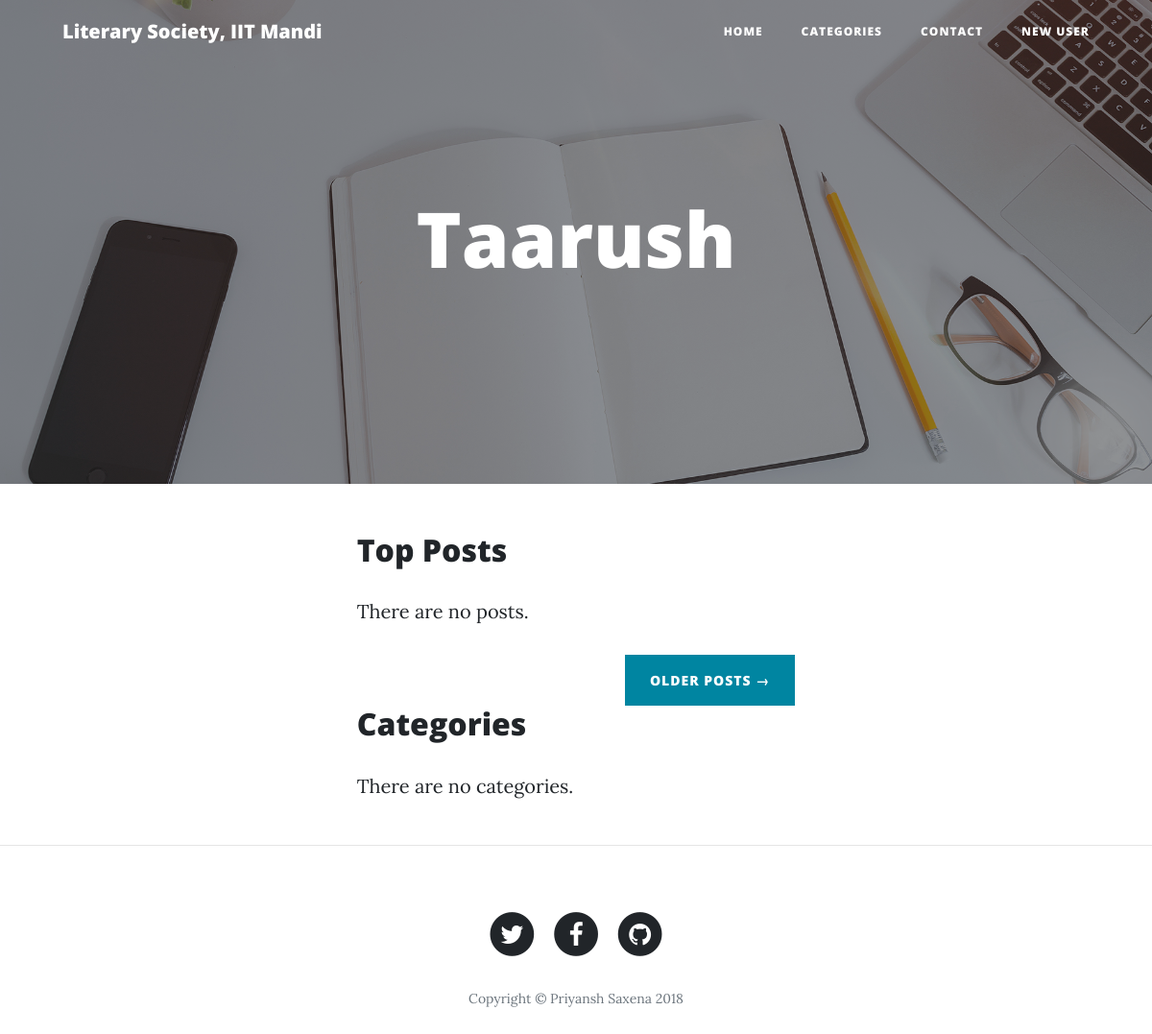
Before: / with the older database file.
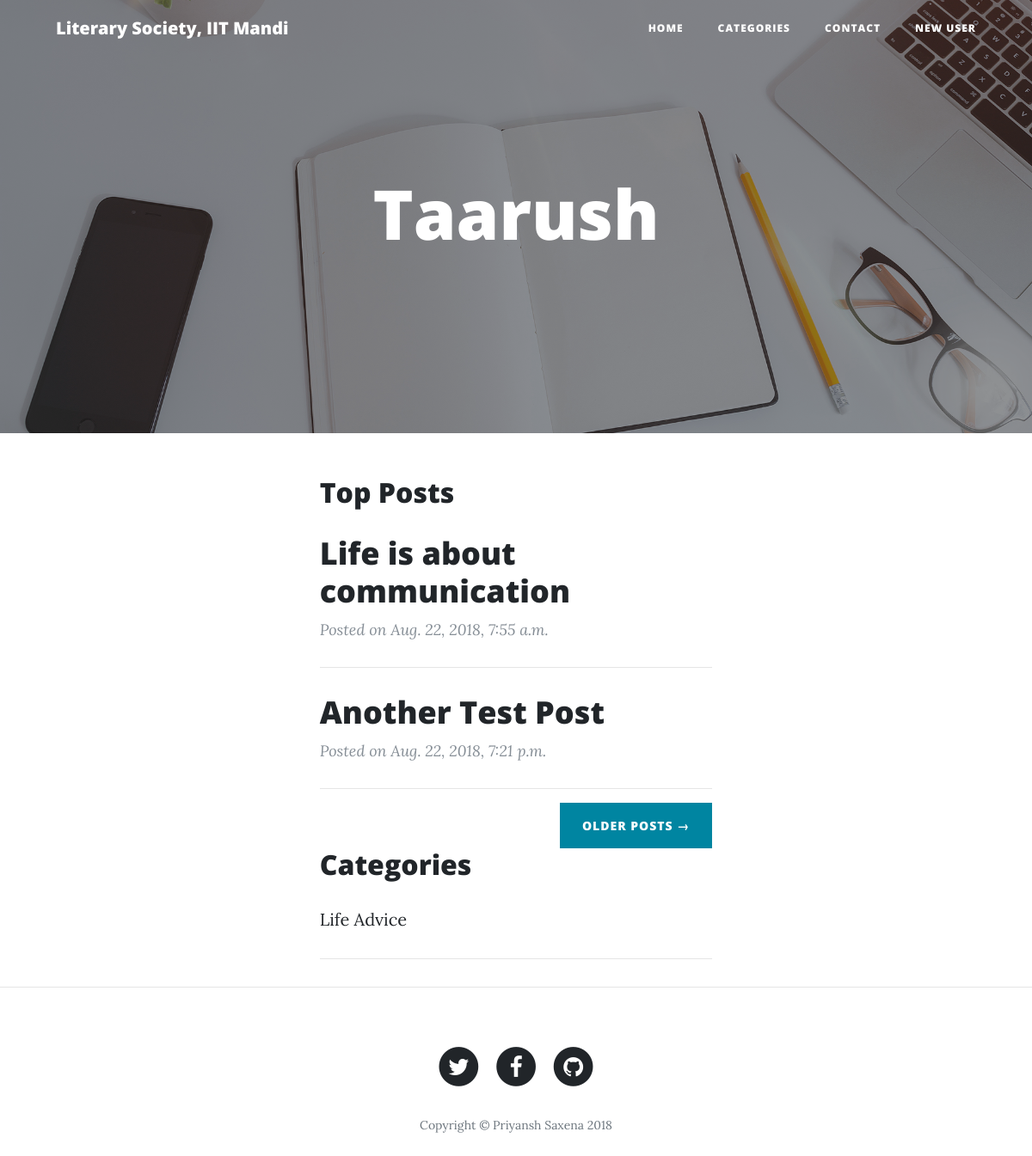
After: the same page with the newer database file.
### anon_blog/models.py (models this page shows, shortened)
class Blog(models.Model):
    title = models.CharField(max_length=100, unique=True)
    slug = models.SlugField(max_length=100, unique=True)
    body = models.TextField()
    posted = models.DateTimeField(db_index=True, auto_now_add=True)
    category = models.ForeignKey('anon_blog.Category',
       on_delete=models.CASCADE,)
    @permalink
    def get_absolute_url(self):
        return ('viewpost', None, { 'slug': self.slug })

class Category(models.Model):
    title = models.CharField(max_length=100, db_index=True)
    slug = models.SlugField(max_length=100, db_index=True)
    @permalink
    def get_absolute_url(self):
        return ('viewcategory', None, { 'slug': self.slug })

### anon_blog/views.py (the view)
# urls.py: path('', views.index, name='index'),
def index(request):
    return render_to_response('index.html', {
        'categories': Category.objects.all(),
        'posts': Blog.objects.all()[:5]
    })

### anon_blog/templates/index.html (shortened to what this page needs)
{% extends 'base.html' %}
{% block content %}
    <div class="container">
      <div class="row">
        <div class="col-lg-8 col-md-10 mx-auto">
            <h2>Top Posts</h2>
            {% if posts %}
                {% for post in posts %}
                    <div class="post-preview">
                        <a href="{{ post.get_absolute_url }}">
                            <h2 class="post-title">
                                {{ post.title }}
                            </h2>
                        </a>
                        <p class="post-meta">
                            Posted on {{ post.posted }}
                        </p>
                    </div>
                    <hr>
                {% endfor %}
            {% else %}
                <p>There are no posts.</p>
            {% endif %}
            <div class="clearfix">
                <a class="btn btn-primary float-right" href="#">Older Posts &rarr;</a>
            </div>
            <h2>Categories</h2>
            {% if categories %}
                {% for category in categories %}
                <div class="post-preview">
                    <a href="{{ category.get_absolute_url }}">
                        <p class="post-meta">
                            {{ category.title }}
                        </p>
                    </a>
                </div>
                <hr>
                {% endfor %}
            {% else %}
                <p>There are no categories.</p>
            {% endif %}
        </div>
      </div>
    </div>
{% endblock %}

### anon_blog/templates/base.html (shortened to what this page needs)
{% load static %}
<html>
    <head>
	    <link href="{% static 'vendor/bootstrap/css/bootstrap.min.css' %}" rel="stylesheet">
	    <link href="{% static 'vendor/font-awesome/css/font-awesome.min.css' %}" rel="stylesheet" type="text/css">
	    <link href="{% static 'css/clean-blog.min.css' %}" rel="stylesheet">
    </head>
    <body>
	    <nav class="navbar navbar-expand-lg navbar-light fixed-top" id="mainNav">
	      <div class="container">
	        <a class="navbar-brand" href="index.html">Literary Society, IIT Mandi</a>
	        <div class="collapse navbar-collapse" id="navbarResponsive">
	          <ul class="navbar-nav ml-auto">
	            <li class="nav-item">
	              <a class="nav-link" href="{% url 'index'%}">Home</a>
	            </li>
	            <li class="nav-item">
	              <a class="nav-link" href="{% url 'all_categories'%}">Categories</a>
	            </li>
	            <li class="nav-item">
	              <a class="nav-link" href="{% url 'contact'%}">Contact</a>
	            </li>
	            {% if 'logged_in_user' in request.session %}
	            <li class="nav-item">
	              <a class="nav-link" href="{% url 'post_new' %}">
	              	<span class="glyphicon glyphicon-plus">New Post</span>
	              </a>
	            </li>
	            {% else %}
	            <li class="nav-item">
	              <a class="nav-link" href="{% url 'new_user' %}">
	              	<span class="glyphicon glyphicon-plus">New User</span>
	              </a>
	            </li>
	            {% endif %}
	          </ul>
	        </div>
	      </div>
	    </nav>
	    <header class="masthead" style="background-image: url({% static 'img/home-bg.jpg' %})">
	      <div class="overlay"></div>
	      <div class="container">
	        <div class="row">
	          <div class="col-lg-8 col-md-10 mx-auto">
	            <div class="site-heading">
	              <h1>Taarush</h1>
	            </div>
	          </div>
	        </div>
	      </div>
	    </header>
	    <div class="container">
	      <div class="row">
	        <div class="col-lg-8 col-md-10 mx-auto">
	        	{% block content %}
        		{% endblock %}
	        </div>
	      </div>
	    </div>
	    <hr>
	    <footer>
	      <div class="container">
	        <div class="row">
	          <div class="col-lg-8 col-md-10 mx-auto">
	            <ul class="list-inline text-center">
	              <li class="list-inline-item">
	                <a href="#">
	                  <span class="fa-stack fa-lg">
	                    <i class="fa fa-circle fa-stack-2x"></i>
	                    <i class="fa fa-twitter fa-stack-1x fa-inverse"></i>
	                  </span>
	                </a>
	              </li>
	              <li class="list-inline-item">
	                <a href="https://www.facebook.com/literarysocietyiitmandi/">
	                  <span class="fa-stack fa-lg">
	                    <i class="fa fa-circle fa-stack-2x"></i>
	                    <i class="fa fa-facebook fa-stack-1x fa-inverse"></i>
	                  </span>
	                </a>
	              </li>
	              <li class="list-inline-item">
	                <a href="#">
	                  <span class="fa-stack fa-lg">
	                    <i class="fa fa-circle fa-stack-2x"></i>
	                    <i class="fa fa-github fa-stack-1x fa-inverse"></i>
	                  </span>
	                </a>
	              </li>
	            </ul>
	            <p class="copyright text-muted">Copyright &copy; Priyansh Saxena 2018</p>
	          </div>
	        </div>
	      </div>
	    </footer>
    </body>
</html>

Changed rows visible on the page:
added Blog: title "Life is about communication", posted "Aug. 22, 2018, 7:55 a.m."
added Blog: title "Another Test Post", posted "Aug. 22, 2018, 7:21 p.m."
added Category: title "Life Advice"
Other visible differences:
text no longer shown: "There are no posts. There are no categories."
